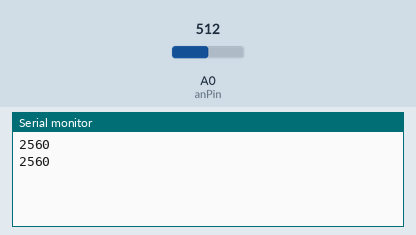
Recording of a sketch running on a simulated Arduino Uno, built with avr-gcc and run on an emulated ATmega328P. Shown: the last lines printed to the serial monitor. The test bench sets the inputs (shaded band); at power-on: A0 (anPin) = 512.

Above: at 5.8 s.
5.9 s: A0 (anPin) set to 716
At 11.4 s:
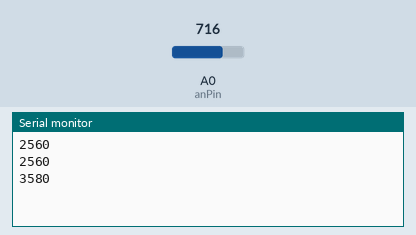
11.9 s: A0 (anPin) set to 900
At 16.4 s:
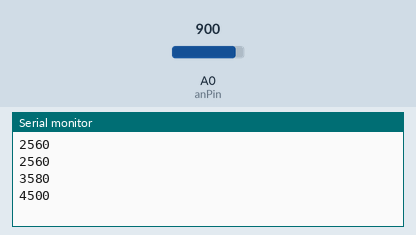
Timing chart, 0 to 17.9 s (numbered marks = the images above; inputs shaded):
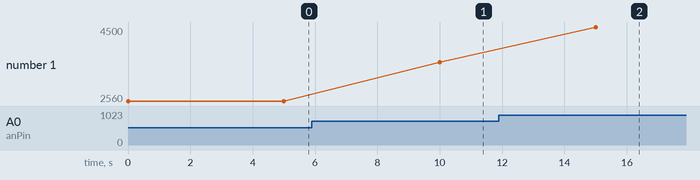

The sketch:

Analog.ino
```cpp
const int anPin = 0; // connect to pin 3
long anVolt, mm;

void setup() {
Serial.begin(9600);
}

void read_sensor(){
anVolt = analogRead(anPin);
mm = anVolt * 5;
}

void print_range(){
Serial.println(mm);
}

void loop() {
read_sensor();
print_range();
delay(5000);
}
```

Measured:
- after the input at 5.9 s, the serial monitor: prints a new line after 4.1 s (image 1)
- after the input at 11.9 s, the serial monitor: prints a new line after 3.1 s (image 2)
- plotted number 1: 2560 → 3580 after the input at 5.9 s, 3580 → 4500 after the input at 11.9 s
